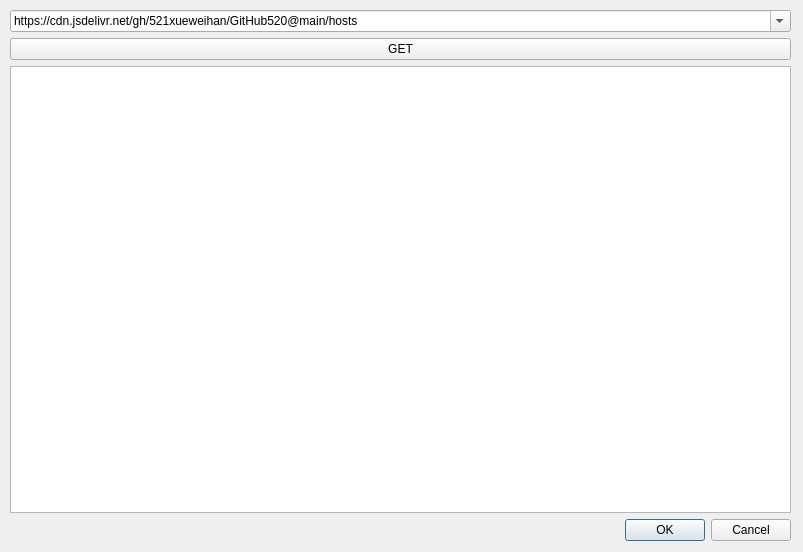
<?xml version="1.0" encoding="UTF-8"?>
<ui version="4.0">
 <class>NetworkHost</class>
 <widget class="QDialog" name="NetworkHost">
  <property name="geometry">
   <rect>
    <x>0</x>
    <y>0</y>
    <width>803</width>
    <height>552</height>
   </rect>
  </property>
  <property name="windowTitle">
   <string>NetworkHost</string>
  </property>
  <widget class="QWidget" name="verticalLayoutWidget">
   <property name="geometry">
    <rect>
     <x>10</x>
     <y>10</y>
     <width>781</width>
     <height>531</height>
    </rect>
   </property>
   <layout class="QVBoxLayout" name="verticalLayout">
    <item>
     <layout class="QHBoxLayout" name="horizontalLayout">
      <item>
       <widget class="QComboBox" name="comboBox">
        <property name="editable">
         <bool>true</bool>
        </property>
        <property name="currentText">
         <string/>
        </property>
        <item>
         <property name="text">
          <string>https://cdn.jsdelivr.net/gh/521xueweihan/GitHub520@main/hosts</string>
         </property>
        </item>
       </widget>
      </item>
     </layout>
    </item>
    <item>
     <widget class="QPushButton" name="pushButton">
      <property name="minimumSize">
       <size>
        <width>100</width>
        <height>0</height>
       </size>
      </property>
      <property name="text">
       <string>GET</string>
      </property>
     </widget>
    </item>
    <item>
     <widget class="QTextBrowser" name="textBrowser">
      <property name="enabled">
       <bool>true</bool>
      </property>
     </widget>
    </item>
    <item>
     <widget class="QDialogButtonBox" name="buttonBox">
      <property name="standardButtons">
       <set>QDialogButtonBox::Cancel|QDialogButtonBox::Ok</set>
      </property>
     </widget>
    </item>
   </layout>
  </widget>
 </widget>
 <resources/>
 <connections/>
</ui>
